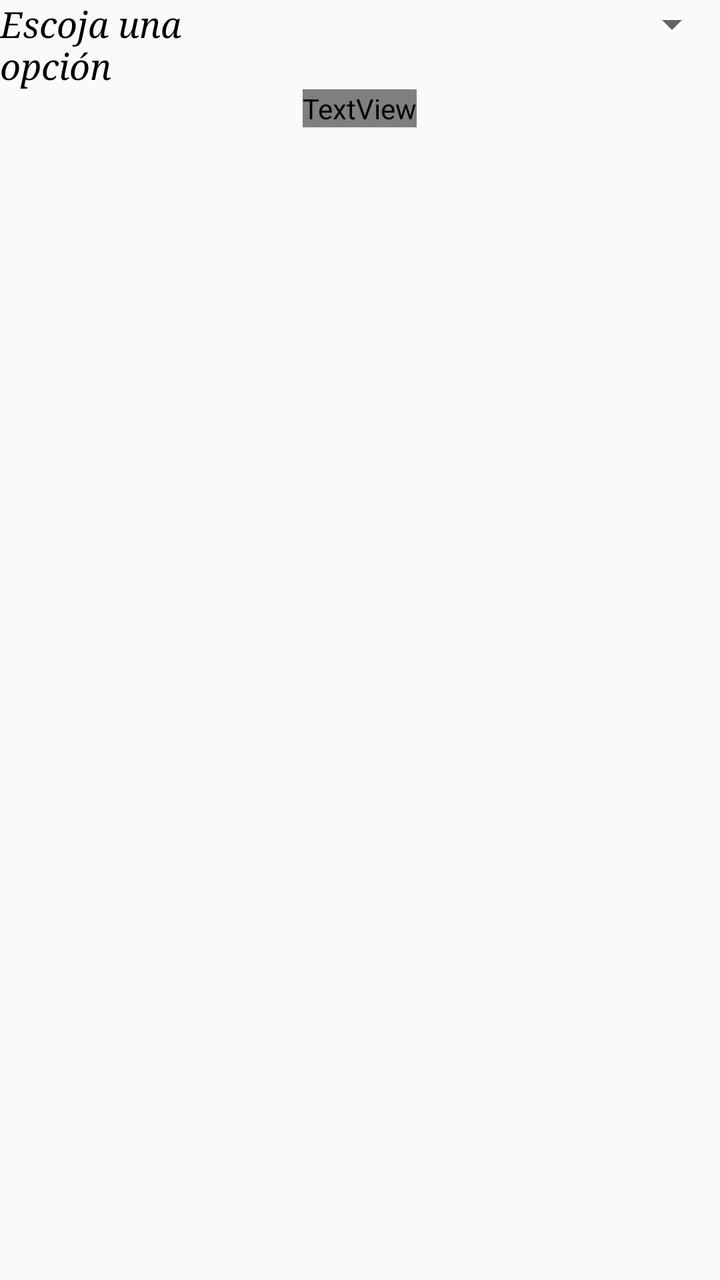
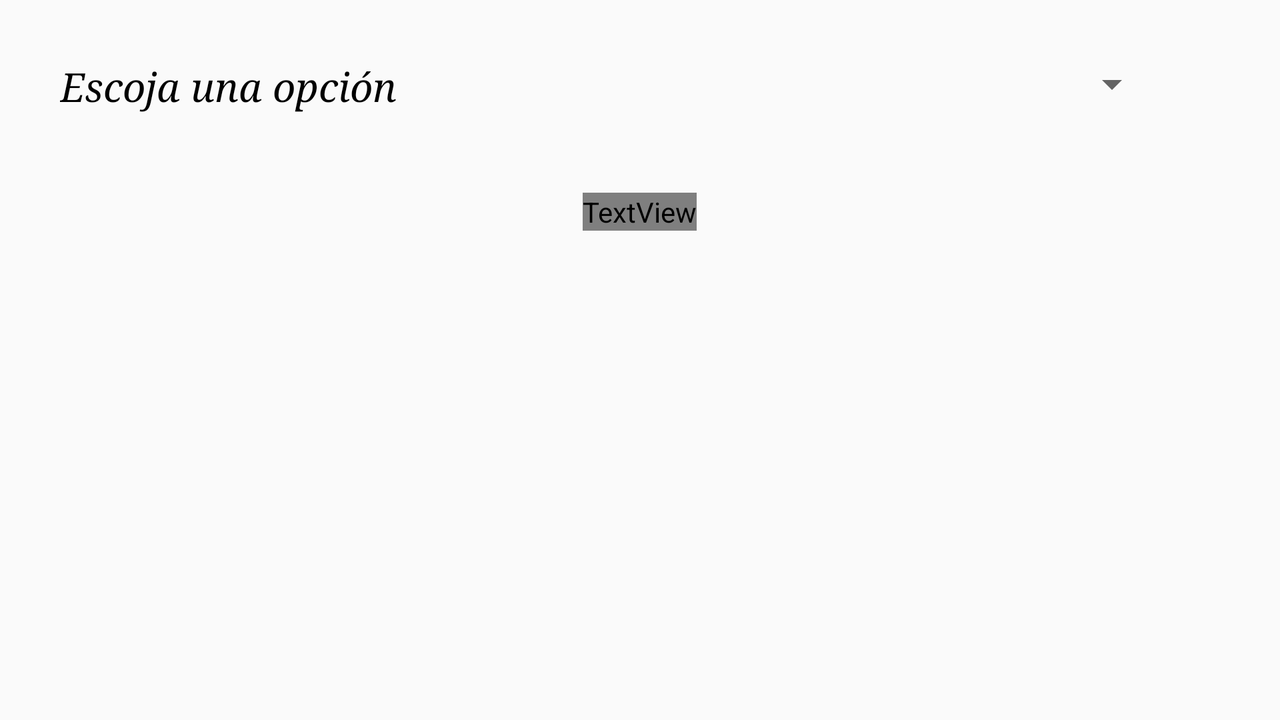

One screen, two layout resources from the same app: the default and the author's alternative for another configuration. Each is rendered where Android would select it; the XML of both is given below.
<!-- AndroidManifest.xml: application theme AppTheme -->
<!-- res/layout/activity_turismo.xml -->
<?xml version="1.0" encoding="utf-8"?>
<LinearLayout xmlns:android="http://schemas.android.com/apk/res/android"

    android:orientation="vertical" android:layout_width="match_parent"
    android:background="@color/paleturquoise"
    android:layout_height="match_parent">

    <LinearLayout
        android:layout_width="fill_parent"
        android:layout_height="wrap_content"
        android:orientation="horizontal"
        >

        <TextView
            android:layout_width="fill_parent"
            android:layout_height="wrap_content"
            android:text="@string/opcion"
            android:textAppearance="@style/mifuente"
            android:layout_weight="1.8"/>

        <Spinner
            android:id="@+id/turismo_spinner"
            android:layout_width="fill_parent"
            android:layout_height="wrap_content"
            android:layout_weight="1"
            />

    </LinearLayout>

    <TextView
        android:layout_width="wrap_content"
        android:layout_height="wrap_content"
        android:text="@string/title_activity_turismo"
        android:textAppearance="@style/mifuente2"
        android:id="@+id/txtturismo"
        android:layout_marginRight="60dp"
        android:layout_marginLeft="60dp"
        android:layout_gravity="center_horizontal" />

    <LinearLayout
        android:layout_width="fill_parent"
        android:layout_height="wrap_content"
        android:orientation="vertical"
        >

        <ImageView
            android:layout_width="match_parent"
            android:layout_height="238dp"
            android:id="@+id/imagen1_turismo" />

        <TextView
            android:layout_width="fill_parent"
            android:layout_height="wrap_content"
            android:textAppearance="@style/mifuente"
            android:id="@+id/txtinfo"
            android:layout_marginRight="60dp"
            android:layout_marginLeft="60dp"
            android:textSize="20dp"/>

        <ImageView
            android:layout_width="match_parent"
            android:layout_height="238dp"
            android:id="@+id/imagen2_turismo"/>

    </LinearLayout>
</LinearLayout>
<!-- resources referenced by this layout -->
<resources>
  <string name="opcion">Escoja una opción</string>
  <string name="title_activity_turismo">TurismoActivity</string>
  <style name="mifuente" parent="@android:style/TextAppearance.Medium">
          <item name="android:textColor">@color/black</item>
          <item name="android:textStyle">italic</item>
          <item name="android:typeface">serif</item>
  
      </style>
  <style name="mifuente2" parent="@android:style/TextAppearance.Medium">
          <item name="android:textColor">@color/darkblue</item>
          <item name="android:textStyle">italic</item>
          <item name="android:typeface">serif</item>
          <item name="android:textSize">40dp</item>
      </style>
  <style name="AppTheme" parent="Theme.AppCompat.Light.DarkActionBar">
          
      </style>
</resources>
<!-- res/layout-land/activity_turismo.xml (the author's variant of the layout above) -->
<!-- drawn on the phone turned sideways -->
<?xml version="1.0" encoding="utf-8"?>
<LinearLayout xmlns:android="http://schemas.android.com/apk/res/android"

    android:orientation="vertical" android:layout_width="match_parent"
    android:background="@color/paleturquoise"
    android:layout_height="match_parent">

    <LinearLayout
        android:layout_width="fill_parent"
        android:layout_height="wrap_content"
        android:orientation="horizontal"
        >

        <TextView
            android:layout_width="fill_parent"
            android:layout_height="wrap_content"
            android:layout_marginTop="30dp"
            android:layout_marginLeft="30dp"
            android:textAppearance="@style/mifuente"
            android:text="@string/opcion"
            android:textSize="20dp"
            android:layout_weight="1.8"/>

        <Spinner
            android:id="@+id/turismo_spinner"
            android:layout_width="fill_parent"
            android:layout_height="wrap_content"
            android:layout_marginTop="30dp"
            android:layout_marginRight="60dp"
            android:textAppearance="@style/mifuente"
            android:layout_weight="1"
            />

    </LinearLayout>

    <TextView
        android:layout_width="wrap_content"
        android:layout_height="wrap_content"
        android:layout_marginTop="40dp"
        android:text="@string/turismo"
        android:textColor="@color/darkblue"
        android:textAppearance="@style/mifuente2"
        android:id="@+id/txtturismo"
        android:layout_gravity="center_horizontal" />

    <LinearLayout
        android:layout_width="fill_parent"
        android:layout_height="wrap_content"
        android:orientation="horizontal"
        >

        <LinearLayout
            android:layout_width="276dp"
            android:layout_height="wrap_content"
            android:orientation="vertical"
            >

            <ImageView
                android:layout_width="match_parent"
                android:layout_marginLeft="30dp"

                android:layout_height="160dp"
                android:id="@+id/imagen1_turismo" />

            <ImageView
                android:layout_width="match_parent"
                android:layout_marginLeft="30dp"
                android:layout_height="160dp"
                android:id="@+id/imagen2_turismo"/>
            



        </LinearLayout>

        <LinearLayout
            android:layout_width="fill_parent"
            android:layout_marginLeft="20dp"
            android:layout_height="320dp"
            android:orientation="horizontal"
            >

            <TextView
                android:layout_width="fill_parent"
                android:layout_height="match_parent"
                android:layout_marginRight="60dp"
                android:textAppearance="@style/mifuente"
                android:id="@+id/txtinfo"/>

        </LinearLayout>
    </LinearLayout>

</LinearLayout>
<!-- resources referenced by the variant -->
<!-- as the phone turned sideways resolves them -->
<resources>
  <string name="opcion">Escoja una opción</string>
  <string name="turismo">Turismo</string>
  <style name="mifuente" parent="@android:style/TextAppearance.Medium">
          <item name="android:textColor">@color/black</item>
          <item name="android:textStyle">italic</item>
          <item name="android:typeface">serif</item>
  
      </style>
  <style name="mifuente2" parent="@android:style/TextAppearance.Medium">
          <item name="android:textColor">@color/darkblue</item>
          <item name="android:textStyle">italic</item>
          <item name="android:typeface">serif</item>
          <item name="android:textSize">40dp</item>
      </style>
  <style name="AppTheme" parent="Theme.AppCompat.Light.DarkActionBar">
          
      </style>
</resources>
